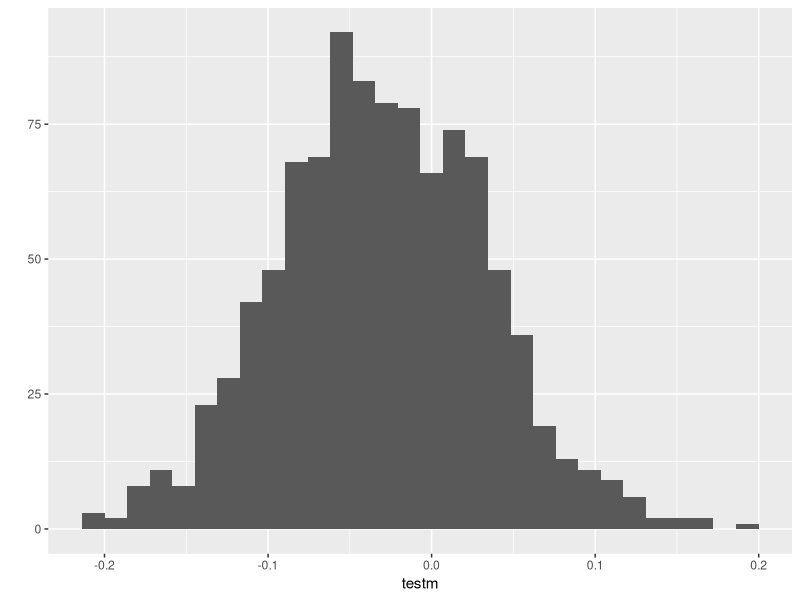

This chart was generated by the following R code: (Note: this script raises an error after producing the figure.)
## ---- chunk 1

population <- rnorm(4000)
msample <- function(pop,nsamples,sampsize) {
  x <- seq(1,nsamples,by=1)
  xr <- rep(0,nsamples)
  for (i in x) {
    xr[i] <- mean(sample(pop,sampsize))
  }
  xr
}

testm <- msample(population,1000,250)


## ---- chunk 2
testm
## ---- chunk 3
library(ggplot2)
qplot(testm)
## ---- chunk 4
test500 <- msample(population,1000,500)
test750 <- msample(population,1000,750)
## ---- chunk 5
def <- data.frame(m250=testm,
  m500=test500,
  m750=test750)
str(def)
## ---- chunk 6
xgrp <- ggplot(def, aes(def$m250, def$m500, def$m750)) + 
  geom_histogram()
  
  
  xgrp
## ---- chunk 7
yyy <- rnorm(4000,4)
str(yyy)
## ---- chunk 8
hist(def$m250, col=rgb(1,0,0,0.5))
hist(def$m500, col=rgb(0,0,1,0.5), add=T)
box()
## ---- chunk 9
hist(def$m250, col="lightblue")
hist(def$m500, col="red", add=T)
hist(def$m750, col="yellow", add=T)
box()


## ---- chunk 10
qplot(def$m250, fill=I('blue')) +
  geom_histogram(aes(def$m500), fill=I('green')) +
  geom_histogram(aes(def$m750), fill=I('red'),alpha=0.4)
## ---- chunk 11

hist(def$m250, col="lightblue")
hist(def$m500, col="red", add=T)
hist(def$m750, col="yellow", add=T)
legend("topright",c("n=250","n=500","n=750"), col=c("lightblue","red","yellow"),lwd=10)
box()


## ---- chunk 12

hist(def$m250, col="lightblue", 
  xlab="Sample mean (0 = pop. mean, 1 = pop. SD)",
  ylab="Number of samples", 
  main="Three distributions of 1000 sample means for population size 4,000")
hist(def$m500, col="red", add=T)
hist(def$m750, col="yellow", add=T)
legend("topright",c("n=250","n=500","n=750"), col=c("lightblue","red","yellow"),lwd=10)
box()


## ---- chunk 13
def$m375 <-  msample(population,1000,350)
hist(def$m250, col="lightblue", 
  xlab="Sample mean",
  ylab="Number of samples",
  main="Sample mean frequency by size")
hist(def$m375, col="purple", add=T, density=20, angle=-75)
hist(def$m500, col="red", add=T)
hist(def$m750, col="yellow", add=T, density=10)
legend("topright",c("n=250","n=375","n=500","n=750"), col=c("lightblue","purple","red","yellow"),lwd=10)
box()

## ---- chunk 14
hist(def$m250, col="lightblue", 
  xlab="Sample mean",
  ylab="Number of samples",
  main="Sample mean frequency by size")
hist(def$m375, col="purple", add=T, density=20, angle=-75)
hist(def$m500, col="red", add=T)
hist(def$m750, col="yellow", add=T, density=10)
legend("topright",c("n=250","n=375","n=500","n=750"), col=c("lightblue","purple","red","yellow"),lwd=10)
box()

